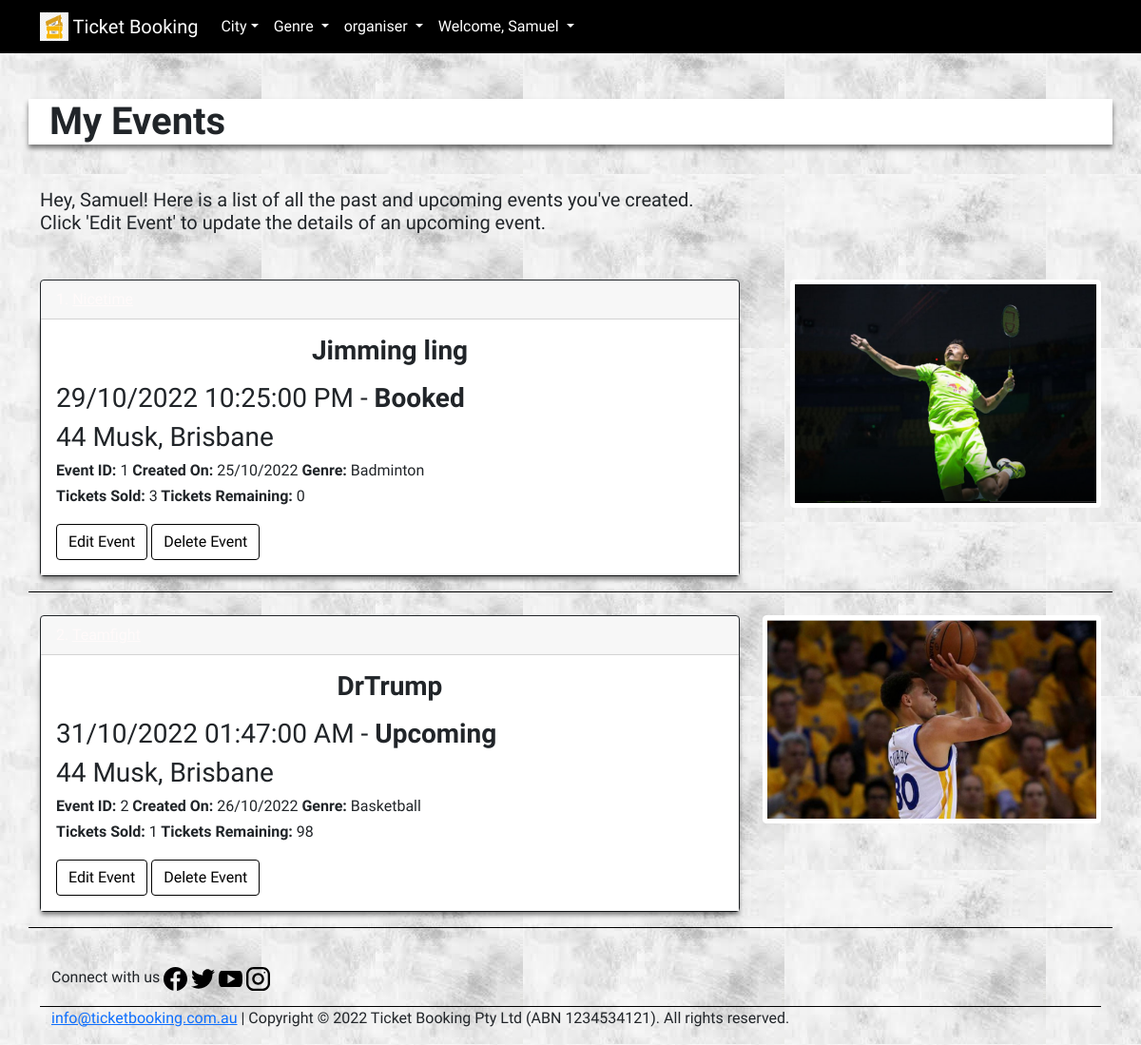
The app's page /my_events (signed in), older data.
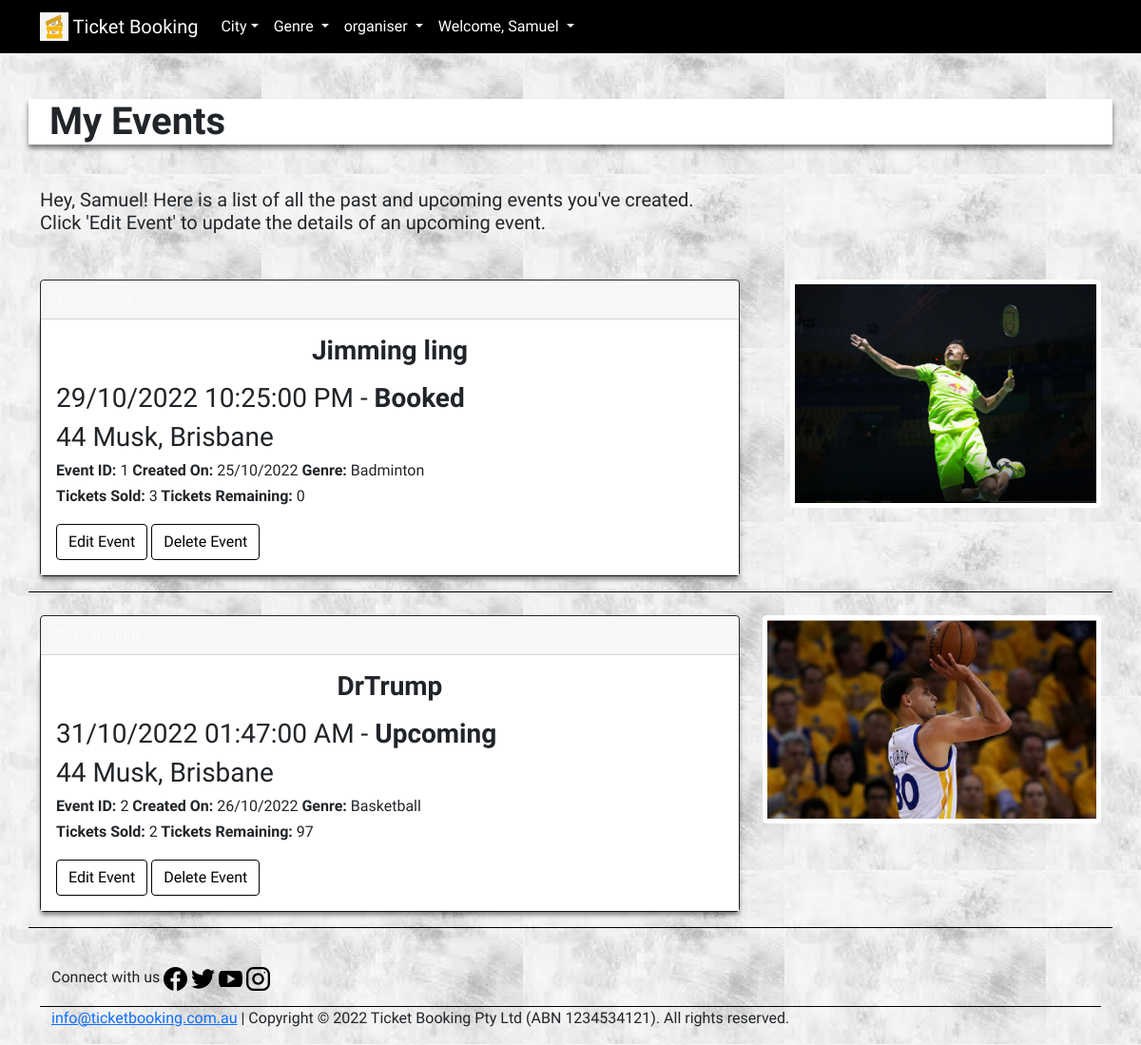
The same page, newer data.
### website/models.py (models this page shows, shortened)
class Event(db.Model):
    __tablename__ = 'events'
    id = db.Column(db.Integer, primary_key=True, nullable=False)
    title = db.Column(db.String(100), index=True, unique=True, nullable=False)
    date = db.Column(db.DateTime, nullable=False)
    headliner = db.Column(db.String(80), index=True, nullable=False)
    venue = db.Column(db.String(80), nullable=False)
    description = db.Column(db.String(2000), nullable=False)
    image = db.Column(db.String(400), default='/static/images/live.jpg')
    total_tickets = db.Column(db.Integer, nullable=False)
    tickets_booked = db.Column(db.Integer, default=0, nullable=False)
    tickets_remaining = db.Column(db.Integer, nullable=False)
    price = db.Column(db.Float, nullable=False)
    event_status = db.Column(db.Enum(EventStatus))
    event_genre = db.Column(db.Enum(EventGenre))
    event_city = db.Column(db.Enum(EventCity))
    created_on = db.Column(db.DateTime, default=datetime.now())
    comments = db.relationship('Comment', backref='event')
    users = db.relationship('User', backref='event')
    booking = db.relationship('Booking', backref='event', viewonly=True)
    user_id = db.Column(db.Integer, db.ForeignKey('users.id'), nullable=False)

### website/views.py (the view)
@bp.route('/my_events')
@login_required
def my_events():
    return render_template('events/my_events.html', heading='My Events', events=current_user.created_events)

### website/templates/events/my_events.html (shortened to what the changed rows need)
{% extends 'base.html' %}
{% block content %}
{% if heading == 'Booking History' %}
<br>
<div id='page-container' class="container">
    <div class='row'>
        <h1>{{heading}}</h1>
        <p>
        <h5>Hey, {{username}}! {% if website|length == 0 %}
            <h5>You haven't booked any events!</h5>
            <h5><a href='{{url_for("events.view_all_events")}}'>Click here to get started.</a></h5>
            {% else %}
            Here is a list of all the past and upcoming events you've booked.
        </h5>
        </p>
    </div>
    {% for booking in website %}
    <br>
    <div class='row border-bottom'>
        <div class='col-sm-12 col-md-6 col-lg-8'>
            <div class="card border-dark mb-3">
                <div class="card-header">{{loop.index}}. <a id='card-header'
                        href='{{url_for("events.show", id=booking.booked_event.id)}}'>{{booking.booked_event.title}}</a>
                </div>
                <div class="card-body text-dark">
                    <div class='row'>
                        <div class='col'>
                            <h3 class="card-title"><strong>{{booking.booked_event.headliner}}</strong></h3>
                            <p class="card-text">
                            <h3><strong>{{booking.booked_event.date.strftime('%Y-%m-%d %I:%M:%S %p')}}</strong></h3>
                            <h3>{{booking.booked_event.venue}}, {{booking.booked_event.event_city.name.title()}}</h3>
                            <h6><strong>Booking ID: </strong>{{booking.id}} <strong>Booked On:
                                </strong>{{booking.booked_on.strftime('%d/%m/%Y @ %I:%M %p')}}</h6>
                            <h6><strong>Tickets Booked: </strong>{{booking.tickets_booked}} <strong>Total Cost:
                                </strong>{{"$%.2f"|format(booking.tickets_booked*booking.event.price)}}</h6>
                            </p>
                        </div>
                    </div>
                </div>
            </div>
        </div>
        <div class='col-sm-12 col-md-6 col-lg-4'>
            <img src='{{booking.booked_event.image}}' id='history-image'
                class='float-lg-end img-fluid img-thumbnail rounded d-block'>
        </div>
    </div>
    {% endfor %} {% endif %}
</div>
        {% else %}
        <br>
        <div id='page-container' class="container">
            <div class='row'>
                <h1>{{heading}}</h1>
                <h5>Hey, {{username}}! {% if events|length == 0 %}
                    <h5>You haven't created any events!</h5>
                    <a href='{{url_for("events.create")}}'>Click here to get started.</a> {% else %} Here is a list of
                </h5>
            </div>
            {% for event in events %}
            <br>
            <div class='row border-bottom'>
                <div class='col-sm-12 col-md-6 col-lg-8'>
                    <div class="card border-dark mb-3">
                        <div class="card-header">{{loop.index}}. <a id='card-header'
                                href='{{url_for("events.show", id=event.id)}}'>{{event.title}}</a>
                        </div>
                        <div class="card-body text-dark">
                            <div class='row'>
                                <div class='col'>
                                    <h3 class="card-title"><strong>{{event.headliner}}</strong></h3>
                                    <p class="card-text">
                                    <h3>{{event.date.strftime('%d/%m/%Y %I:%M:%S %p')}} - <strong>{{event.event_status.name.title()}}</strong></h3>
                                    <h3>{{event.venue}}, {{event.event_city.name.title()}}</h3>
                                    <h6><strong>Event ID: </strong>{{event.id}}<strong> Created On:
                                        </strong>{{event.created_on.strftime('%d/%m/%Y')}} <strong>Genre:
                                        </strong>{{event.event_genre.name.title()}}</h6>
                                    <h6><strong>Tickets Sold: </strong>{{event.tickets_booked}}<strong> Tickets
                                            Remaining:
                                        </strong>{{event.tickets_remaining}}</h6>
                                    </p>
                                </div>
                            </div>
                            <div class='row'>
                                <div class='col-12'>
                                    <a href='{{url_for("events.update_event", id=event.id)}}'
                                        class='btn float-start me-1' id='edit-button' type='button'>Edit Event</a>
                                    <button id='delete-button' type='button' class='btn float-start'
                                        data-bs-toggle='modal' data-bs-target='#delete-event-{{event.id}}'>
                                        Delete Event
                                    </button>
                                </div>
                            </div>
                        </div>
                    </div>
                </div>
                <div class='col-sm-12 col-md-6 col-lg-4'>
                    <img src='{{event.image}}' id='history-image' class='float-lg-end img-fluid img-thumbnail rounded d-block'>
                </div>
            </div>
            {% endfor %} {% endif %}
        </div>
        {% endif %} {% endblock %}

Row changes from the older to the newer data that the page shows:
changed Event "DrTrump": tickets_booked "1" → "2"; tickets_remaining "98" → "97"
